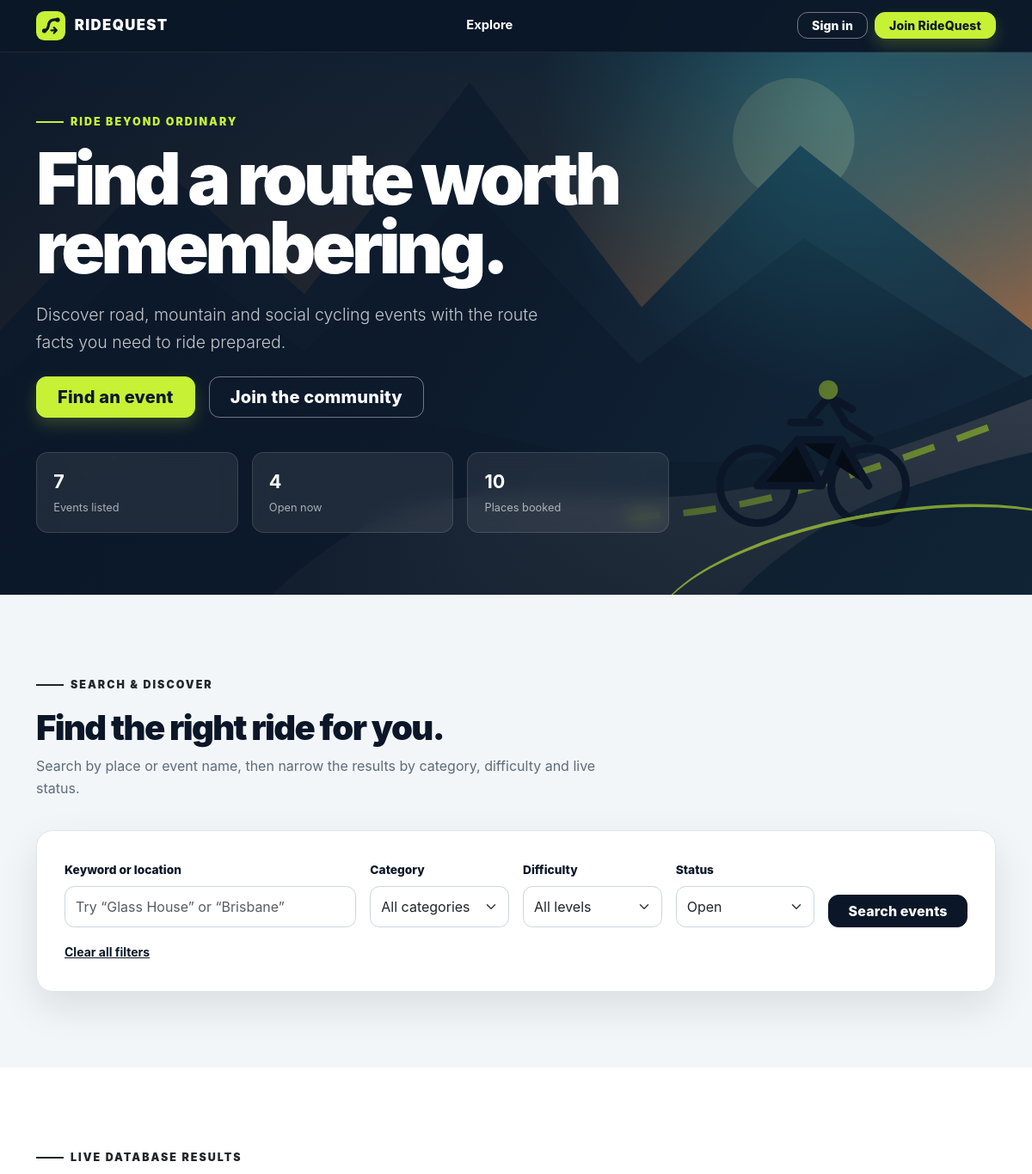
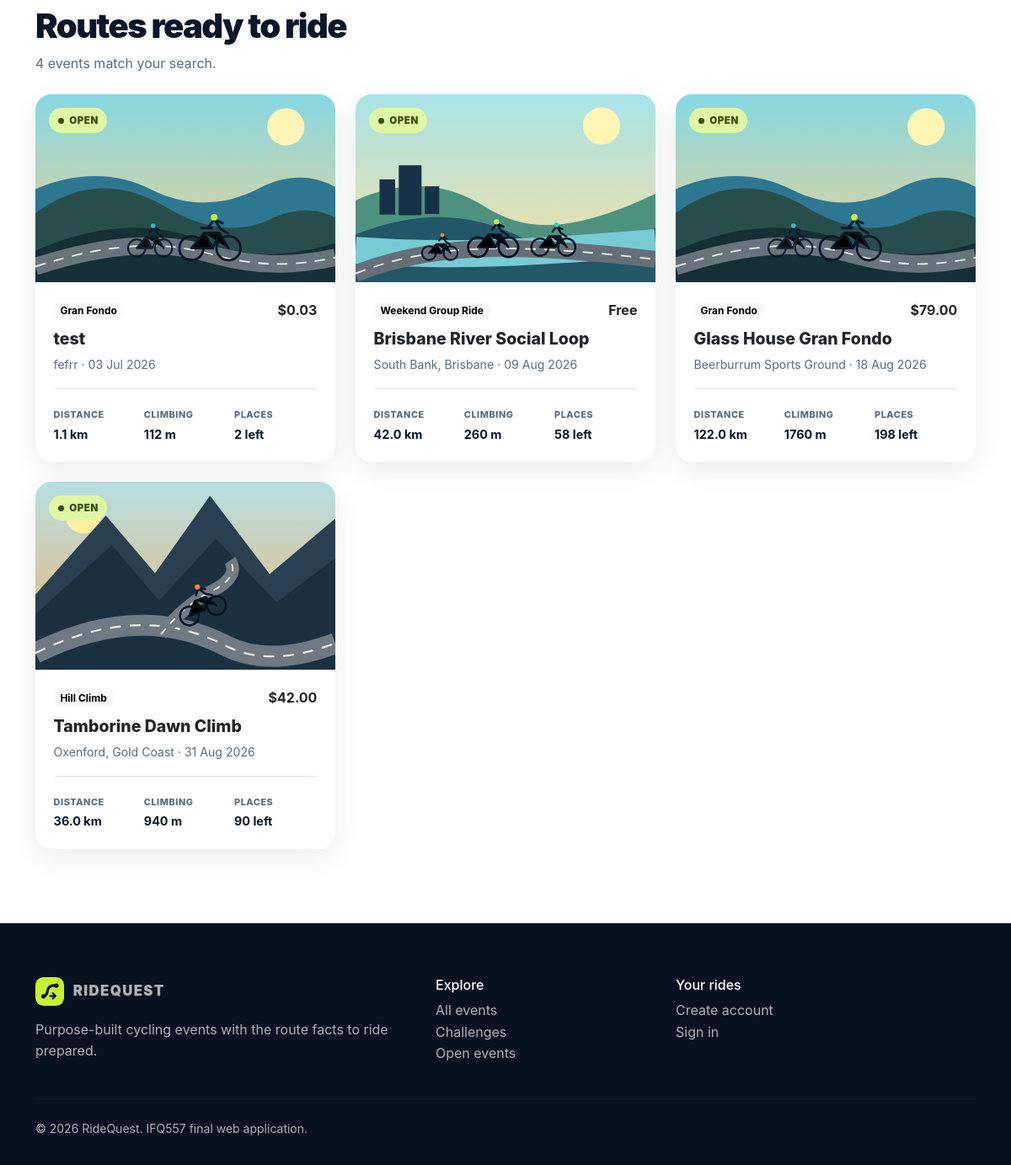
The page /?status=Open on the database its author committed (2 pictures, top to bottom).
### ridequest/models.py (models this page shows, shortened)
class Event(db.Model):
    __tablename__ = "events"
    __table_args__ = (
        db.CheckConstraint("price >= 0", name="ck_event_price_non_negative"),
        db.CheckConstraint("capacity > 0", name="ck_event_capacity_positive"),
        db.CheckConstraint(
            "distance_km > 0", name="ck_event_distance_positive"
        ),
        db.CheckConstraint(
            "elevation_gain_m >= 0",
            name="ck_event_elevation_non_negative",
        ),
        db.Index("ix_event_date_category", "event_date", "category_id"),
    )
    id = db.Column(db.Integer, primary_key=True)
    name = db.Column(db.String(120), nullable=False)
    description = db.Column(db.Text, nullable=False)
    image_filename = db.Column(db.String(255), nullable=False)
    event_date = db.Column(db.Date, nullable=False)
    start_time = db.Column(db.Time, nullable=False)
    end_time = db.Column(db.Time, nullable=False)
    price = db.Column(db.Numeric(10, 2), nullable=False, default=Decimal("0.00"))
    capacity = db.Column(db.Integer, nullable=False)
    meeting_location = db.Column(db.String(255), nullable=False)
    route_start = db.Column(db.String(255), nullable=False)
    route_finish = db.Column(db.String(255), nullable=False)
    distance_km = db.Column(db.Numeric(7, 2), nullable=False)
    elevation_gain_m = db.Column(db.Integer, nullable=False, default=0)
    difficulty = db.Column(db.String(30), nullable=False)
    terrain = db.Column(db.String(80), nullable=False)
    route_image_filename = db.Column(db.String(255), nullable=True)
    route_description = db.Column(db.Text, nullable=False)
    equipment_requirements = db.Column(db.Text, nullable=False)
    is_cancelled = db.Column(db.Boolean, nullable=False, default=False)
    cancelled_at = db.Column(db.DateTime(timezone=True), nullable=True)
    created_at = db.Column(
        db.DateTime(timezone=True), nullable=False, default=utc_now
    )
    updated_at = db.Column(
        db.DateTime(timezone=True),
        nullable=False,
        default=utc_now,
        onupdate=utc_now,
    )
    owner_id = db.Column(
        db.Integer,
        db.ForeignKey("users.id"),
        nullable=False,
        index=True,
    )
    category_id = db.Column(
        db.Integer,
        db.ForeignKey("categories.id"),
        nullable=False,
        index=True,
    )
    owner = db.relationship("User", back_populates="events")
    category = db.relationship("Category", back_populates="events")
    supply_points = db.relationship(
        "SupplyPoint",
        back_populates="event",
        cascade="all, delete-orphan",
        order_by="SupplyPoint.distance_from_start_km",
        lazy="select",
    )
    bookings = db.relationship(
        "Booking",
        back_populates="event",
        cascade="all, delete-orphan",
        lazy="select",
    )
    comments = db.relationship(
        "Comment",
        back_populates="event",
        cascade="all, delete-orphan",
        order_by="Comment.created_at",
        lazy="select",
    )
    @property
    def booked_quantity(self):
        return sum(
            booking.quantity
            for booking in self.bookings
            if booking.status == Booking.CONFIRMED
        )
    @property
    def remaining_capacity(self):
        return max(self.capacity - self.booked_quantity, 0)
    @property
    def status(self):
        if self.is_cancelled:
            return "Cancelled"
        if self.event_date < date.today():
            return "Inactive"
        if self.remaining_capacity == 0:
            return "Sold Out"
        return "Open"

class Booking(db.Model):
    __tablename__ = "bookings"
    __table_args__ = (
        db.CheckConstraint(
            "quantity > 0", name="ck_booking_quantity_positive"
        ),
        db.CheckConstraint(
            "unit_price >= 0", name="ck_booking_price_non_negative"
        ),
    )
    CONFIRMED = "Confirmed"
    CANCELLED = "Cancelled"
    id = db.Column(db.Integer, primary_key=True)
    booking_reference = db.Column(
        db.String(40), nullable=False, unique=True, index=True
    )
    quantity = db.Column(db.Integer, nullable=False)
    unit_price = db.Column(db.Numeric(10, 2), nullable=False)
    participation_group = db.Column(db.String(40), nullable=False)
    bicycle_type = db.Column(db.String(80), nullable=False)
    equipment_confirmed = db.Column(db.Boolean, nullable=False, default=False)
    status = db.Column(
        db.String(20), nullable=False, default=CONFIRMED
    )
    booked_at = db.Column(
        db.DateTime(timezone=True), nullable=False, default=utc_now
    )
    user_id = db.Column(
        db.Integer,
        db.ForeignKey("users.id"),
        nullable=False,
        index=True,
    )
    event_id = db.Column(
        db.Integer,
        db.ForeignKey("events.id"),
        nullable=False,
        index=True,
    )
    user = db.relationship("User", back_populates="bookings")
    event = db.relationship("Event", back_populates="bookings")

class Category(db.Model):
    __tablename__ = "categories"
    id = db.Column(db.Integer, primary_key=True)
    name = db.Column(db.String(80), nullable=False, unique=True)
    description = db.Column(db.Text, nullable=True)
    events = db.relationship(
        "Event",
        back_populates="category",
        lazy="select",
    )

### ridequest/views.py (the view, shortened to what this page needs)
@main_bp.get("/")
def index():
    query_text = request.args.get("q", "").strip()
    category_id = request.args.get("category", type=int)
    difficulty = request.args.get("difficulty", "").strip()
    requested_status = request.args.get("status", "").strip()
    statement = db.select(Event).join(Event.category)
    if category_id:
        statement = statement.where(Event.category_id == category_id)
    if difficulty:
        statement = statement.where(Event.difficulty == difficulty)
    events = list(
        db.session.scalars(statement.order_by(Event.event_date, Event.name))
    )
    if requested_status:
        events = [event for event in events if event.status == requested_status]
    all_events = list(db.session.scalars(db.select(Event)))
    categories = list(
        db.session.scalars(db.select(Category).order_by(Category.name))
    )
    rider_count = db.session.scalar(
        db.select(db.func.coalesce(db.func.sum(Booking.quantity), 0)).where(
            Booking.status == Booking.CONFIRMED
        )
    )
    return render_template(
        "index.html",
        events=events,
        categories=categories,
        query_text=query_text,
        selected_category=category_id,
        selected_difficulty=difficulty,
        selected_status=requested_status,
        total_events=len(all_events),
        open_events=sum(event.status == "Open" for event in all_events),
        rider_count=rider_count,
    )

### ridequest/templates/index.html (shortened to what this page needs)
{% extends "base.html" %}
{% block content %}
<header class="hero">
  <div class="container hero-content">
    <div class="row">
      <div class="col-lg-9 col-xl-8">
        <p class="eyebrow">Ride beyond ordinary</p>
        <h1>Find a route worth remembering.</h1>
        <p class="lead mt-4 mb-4">Discover road, mountain and social cycling events with the route facts you need to ride prepared.</p>
        <div class="d-flex flex-column flex-sm-row gap-3">
          <a class="btn btn-rq btn-lg px-4" href="#discover">Find an event</a>
          {% if current_user.is_authenticated %}
            <a class="btn btn-outline-rq btn-lg px-4" href="{{ url_for('events.create_event') }}">Create an event</a>
          {% else %}
            <a class="btn btn-outline-rq btn-lg px-4" href="{{ url_for('auth.register') }}">Join the community</a>
          {% endif %}
        </div>
        <div class="row g-3 mt-4">
          <div class="col-4"><div class="hero-stat"><strong>{{ total_events }}</strong><span>Events listed</span></div></div>
          <div class="col-4"><div class="hero-stat"><strong>{{ open_events }}</strong><span>Open now</span></div></div>
          <div class="col-4"><div class="hero-stat"><strong>{{ rider_count }}</strong><span>Places booked</span></div></div>
        </div>
      </div>
    </div>
  </div>
</header>
<section id="discover" class="section-pad section-soft" aria-labelledby="discover-title">
  <div class="container">
    <div class="section-heading">
      <p class="eyebrow text-dark">Search &amp; discover</p>
      <h2 id="discover-title" class="display-6">Find the right ride for you.</h2>
      <p>Search by place or event name, then narrow the results by category, difficulty and live status.</p>
    </div>
    <form class="search-panel" method="get" action="{{ url_for('main.index') }}">
      <div class="row g-3 align-items-end">
        <div class="col-lg-4">
          <label class="form-label" for="searchQuery">Keyword or location</label>
          <input class="form-control" id="searchQuery" name="q" type="search" value="{{ query_text }}" placeholder="Try “Glass House” or “Brisbane”">
        </div>
        <div class="col-6 col-lg-2">
          <label class="form-label" for="categoryFilter">Category</label>
          <select class="form-select" id="categoryFilter" name="category">
            <option value="">All categories</option>
          </select>
        </div>
        <div class="col-6 col-lg-2">
          <label class="form-label" for="difficultyFilter">Difficulty</label>
          <select class="form-select" id="difficultyFilter" name="difficulty">
            <option value="">All levels</option>
          </select>
        </div>
        <div class="col-6 col-lg-2">
          <label class="form-label" for="statusFilter">Status</label>
          <select class="form-select" id="statusFilter" name="status">
            {% for event_status in ["Open", "Sold Out", "Inactive", "Cancelled"] %}
              <option value="{{ event_status }}"{% if selected_status == event_status %} selected{% endif %}>{{ event_status }}</option>
            {% endfor %}
          </select>
        </div>
        <div class="col-6 col-lg-2 d-grid">
          <button class="btn btn-ink" type="submit">Search events</button>
        </div>
      </div>
      {% if query_text or selected_category or selected_difficulty or selected_status %}
        <div class="mt-3"><a class="small fw-bold" href="{{ url_for('main.index', _anchor='discover') }}">Clear all filters</a></div>
      {% endif %}
    </form>
  </div>
</section>
<section class="section-pad" aria-labelledby="events-title">
  <div class="container">
    <div class="d-flex flex-column flex-md-row justify-content-between align-items-md-end gap-3 mb-4">
      <div class="section-heading mb-0">
        <p class="eyebrow text-dark">Live database results</p>
        <h2 id="events-title" class="display-6">Routes ready to ride</h2>
        <p class="mb-0">{{ events|length }} event{% if events|length != 1 %}s{% endif %} match your search.</p>
      </div>
    </div>
    {% if events %}
      <div class="row g-4">
        {% for event in events %}
          <div class="col-md-6 col-xl-4">
            <article class="event-card card">
              <a class="event-img-wrap" href="{{ url_for('main.event_detail', event_id=event.id) }}" aria-label="View {{ event.name }} details">
                <img src="{{ url_for('static', filename=event.image_filename) }}" alt="{{ event.name }} cycling event">
                <span class="status-badge {{ status_class(event.status) }}">{{ event.status }}</span>
              </a>
              <div class="card-body">
                <div class="d-flex justify-content-between align-items-center mb-2">
                  <span class="badge text-bg-light">{{ event.category.name }}</span>
                  <strong>{% if event.price == 0 %}Free{% else %}${{ "%.2f"|format(event.price) }}{% endif %}</strong>
                </div>
                <h3><a class="stretched-link text-decoration-none" href="{{ url_for('main.event_detail', event_id=event.id) }}">{{ event.name }}</a></h3>
                <p class="event-location mb-3">{{ event.meeting_location }} · {{ event.event_date.strftime("%d %b %Y") }}</p>
                <div class="event-meta">
                  <div><span>Distance</span><strong>{{ event.distance_km|float|round(1) }} km</strong></div>
                  <div><span>Climbing</span><strong>{{ event.elevation_gain_m }} m</strong></div>
                  <div><span>Places</span><strong>{{ event.remaining_capacity }} left</strong></div>
                </div>
              </div>
            </article>
          </div>
        {% endfor %}
      </div>
    {% else %}
      <div class="empty-note">
        <h3 class="h4">No routes match those filters.</h3>
        <p class="text-secondary">Try a broader keyword or clear one of the selected filters.</p>
        <a class="btn btn-ink" href="{{ url_for('main.index', _anchor='discover') }}">Reset search</a>
      </div>
    {% endif %}
  </div>
</section>
{% endblock %}

### rows shown on the page
Event: image_filename+name (picture), status "OPEN", category.name "Gran Fondo", price "0.03", name "test", meeting_location "fefrr", event_date "03 Jul 2026", distance_km "1.1", elevation_gain_m "112", remaining_capacity "2"
Event: image_filename (picture), status "OPEN", category.name "Weekend Group Ride", price "Free", name "Brisbane River Social Loop", meeting_location "South Bank, Brisbane", event_date "09 Aug 2026", distance_km "42.0", elevation_gain_m "260", remaining_capacity "58"
Event: image_filename (picture), status "OPEN", category.name "Gran Fondo", price "79.00", name "Glass House Gran Fondo", meeting_location "Beerburrum Sports Ground", event_date "18 Aug 2026", distance_km "122.0", elevation_gain_m "1760", remaining_capacity "198"
Event: image_filename (picture), status "OPEN", category.name "Hill Climb", price "42.00", name "Tamborine Dawn Climb", meeting_location "Oxenford, Gold Coast", event_date "31 Aug 2026", distance_km "36.0", elevation_gain_m "940", remaining_capacity "90"

### other values the page prints
{{ total_events }} "7"
{{ open_events }} "4"
{{ rider_count }} "10"
{{ events|length }} "4"
form field status "Open"
